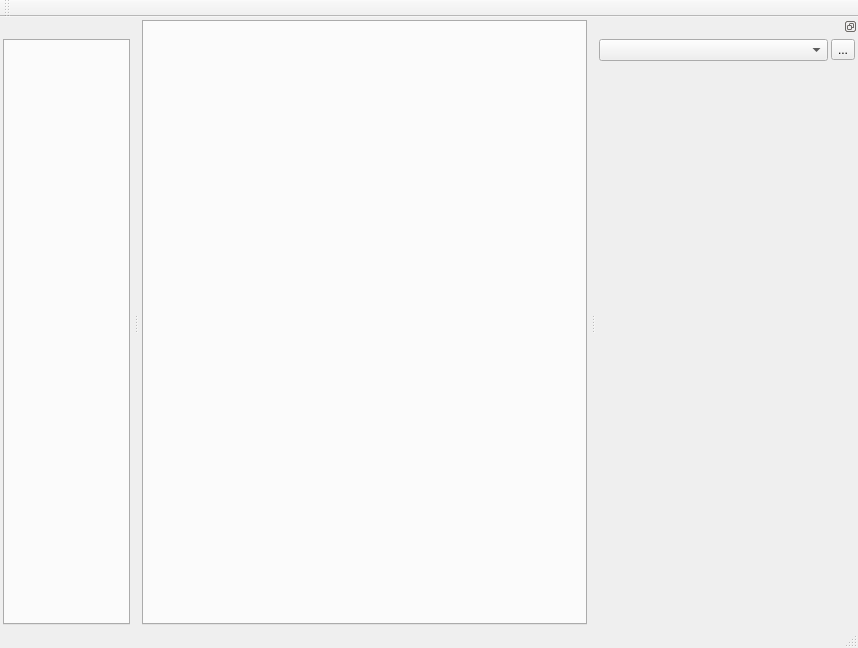
<?xml version="1.0" encoding="UTF-8"?>
<ui version="4.0">
 <class>MainWindow</class>
 <widget class="QMainWindow" name="MainWindow">
  <property name="geometry">
   <rect>
    <x>0</x>
    <y>0</y>
    <width>858</width>
    <height>648</height>
   </rect>
  </property>
  <property name="windowTitle">
   <string>MainWindow</string>
  </property>
  <widget class="QWidget" name="centralWidget">
   <layout class="QGridLayout" name="gridLayout">
    <property name="leftMargin">
     <number>3</number>
    </property>
    <property name="topMargin">
     <number>3</number>
    </property>
    <property name="rightMargin">
     <number>3</number>
    </property>
    <property name="bottomMargin">
     <number>3</number>
    </property>
    <property name="spacing">
     <number>3</number>
    </property>
    <item row="0" column="0">
     <widget class="QTabWidget" name="detailTabWidget">
      <property name="currentIndex">
       <number>-1</number>
      </property>
      <property name="tabsClosable">
       <bool>true</bool>
      </property>
      <property name="movable">
       <bool>true</bool>
      </property>
     </widget>
    </item>
   </layout>
  </widget>
  <widget class="QMenuBar" name="menuBar">
   <property name="geometry">
    <rect>
     <x>0</x>
     <y>0</y>
     <width>858</width>
     <height>22</height>
    </rect>
   </property>
  </widget>
  <widget class="QToolBar" name="mainToolBar">
   <attribute name="toolBarArea">
    <enum>TopToolBarArea</enum>
   </attribute>
   <attribute name="toolBarBreak">
    <bool>false</bool>
   </attribute>
  </widget>
  <widget class="QStatusBar" name="statusBar">
   <property name="sizePolicy">
    <sizepolicy hsizetype="Preferred" vsizetype="Fixed">
     <horstretch>0</horstretch>
     <verstretch>0</verstretch>
    </sizepolicy>
   </property>
   <property name="maximumSize">
    <size>
     <width>16777215</width>
     <height>20</height>
    </size>
   </property>
  </widget>
  <widget class="QDockWidget" name="rightDockWidget">
   <property name="features">
    <set>QDockWidget::DockWidgetFloatable|QDockWidget::DockWidgetMovable</set>
   </property>
   <property name="allowedAreas">
    <set>Qt::RightDockWidgetArea</set>
   </property>
   <attribute name="dockWidgetArea">
    <number>2</number>
   </attribute>
   <widget class="QWidget" name="dockWidgetContents">
    <layout class="QGridLayout" name="gridLayout_2">
     <property name="leftMargin">
      <number>3</number>
     </property>
     <property name="topMargin">
      <number>3</number>
     </property>
     <property name="rightMargin">
      <number>3</number>
     </property>
     <property name="bottomMargin">
      <number>3</number>
     </property>
     <property name="spacing">
      <number>3</number>
     </property>
     <item row="0" column="0">
      <widget class="QComboBox" name="deviceComboBox"/>
     </item>
     <item row="0" column="1">
      <widget class="QToolButton" name="refreshToolButton">
       <property name="text">
        <string>...</string>
       </property>
      </widget>
     </item>
     <item row="1" column="0" colspan="2">
      <widget class="QStackedWidget" name="deviceStackedWidget">
       <property name="minimumSize">
        <size>
         <width>256</width>
         <height>0</height>
        </size>
       </property>
      </widget>
     </item>
    </layout>
   </widget>
  </widget>
  <widget class="QDockWidget" name="leftDockWidget">
   <property name="features">
    <set>QDockWidget::DockWidgetMovable</set>
   </property>
   <property name="allowedAreas">
    <set>Qt::BottomDockWidgetArea|Qt::LeftDockWidgetArea</set>
   </property>
   <attribute name="dockWidgetArea">
    <number>1</number>
   </attribute>
   <widget class="QWidget" name="dockWidgetContents_2">
    <layout class="QGridLayout" name="gridLayout_3">
     <property name="leftMargin">
      <number>3</number>
     </property>
     <property name="topMargin">
      <number>3</number>
     </property>
     <property name="rightMargin">
      <number>3</number>
     </property>
     <property name="bottomMargin">
      <number>3</number>
     </property>
     <property name="spacing">
      <number>0</number>
     </property>
     <item row="0" column="0">
      <widget class="QTabWidget" name="fileTabWidget">
       <property name="contextMenuPolicy">
        <enum>Qt::NoContextMenu</enum>
       </property>
       <property name="tabPosition">
        <enum>QTabWidget::North</enum>
       </property>
       <property name="tabShape">
        <enum>QTabWidget::Rounded</enum>
       </property>
       <property name="currentIndex">
        <number>-1</number>
       </property>
       <property name="documentMode">
        <bool>false</bool>
       </property>
       <property name="tabsClosable">
        <bool>true</bool>
       </property>
      </widget>
     </item>
    </layout>
   </widget>
  </widget>
 </widget>
 <layoutdefault spacing="6" margin="11"/>
 <resources/>
 <connections/>
</ui>
